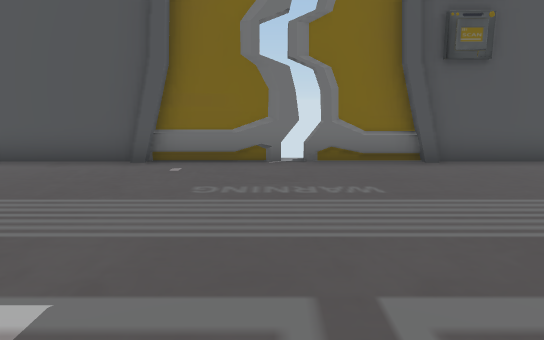
[1] (above)

14 first-person views from a walk through a Unity game level. The camera is 1.3 m above the floor, tilts 10° down and sees 70° across. The floor is counted in squares, 1 m on a side. Each view is taken from the middle of a square. On the plan, view 1 faces up. The plan holds only what a view shows up to about 16 squares ahead; the rest is blank. The player is left out. Some animated figures are left out.

[2]
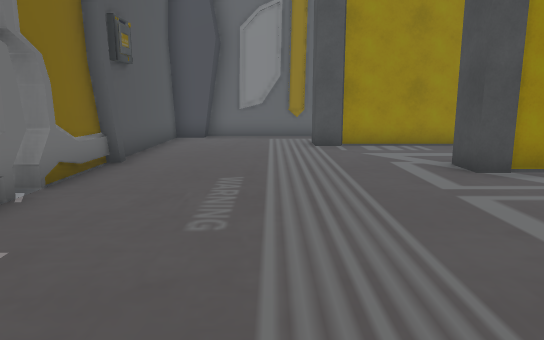

[3]
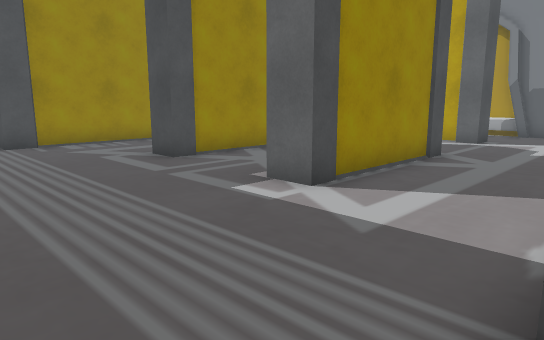

[4]
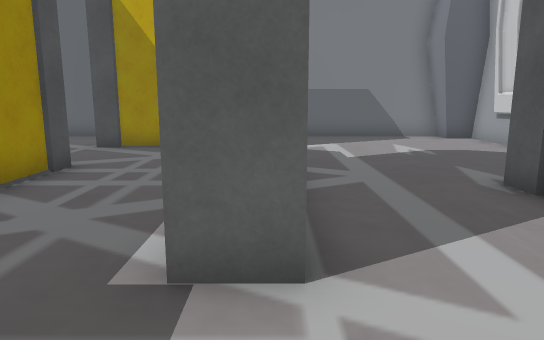

[5]
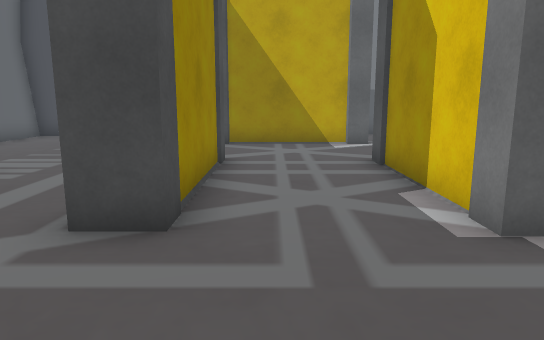

[6]
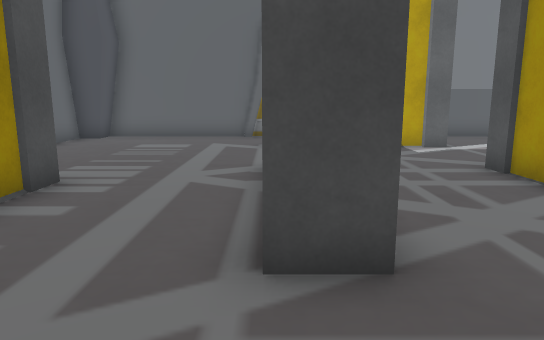

[7]
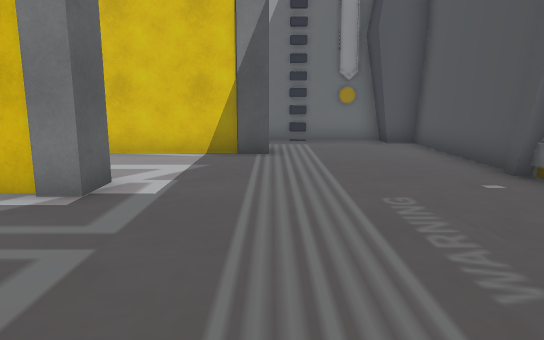

[8]
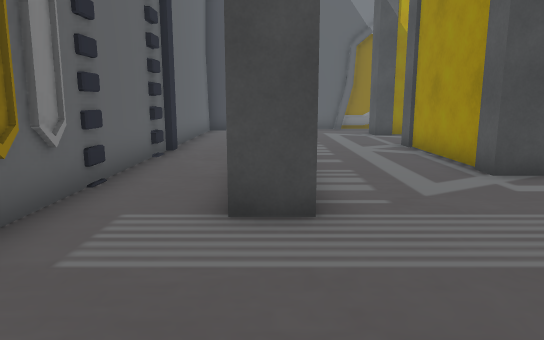

[9]
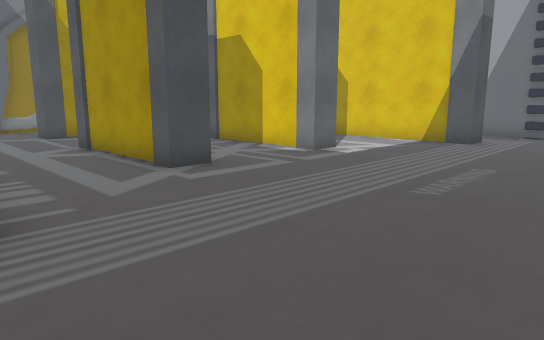

[10]
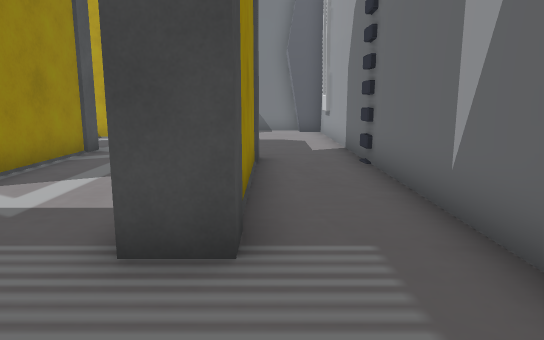

[11]
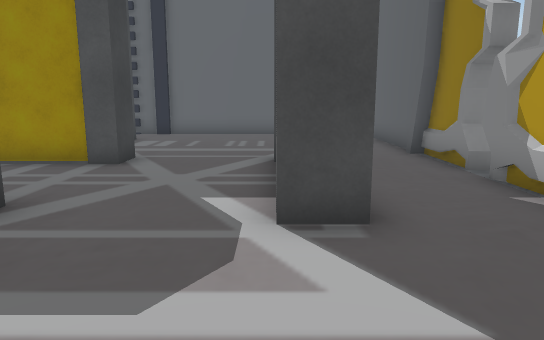

[12]
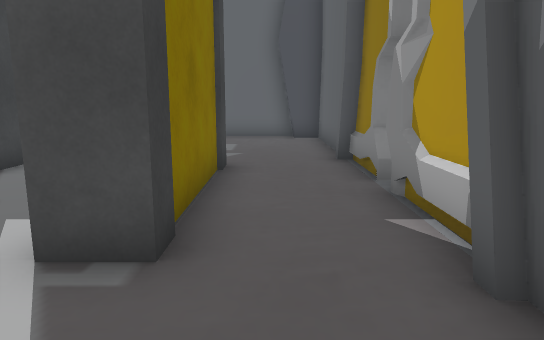

[13]
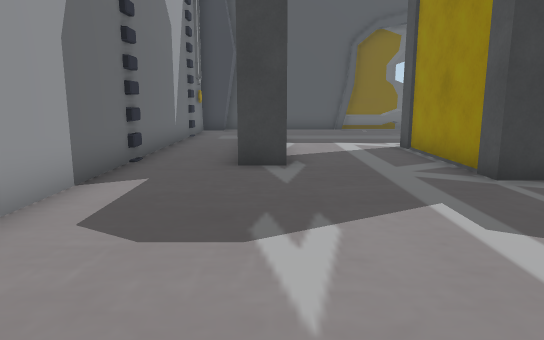

[14]
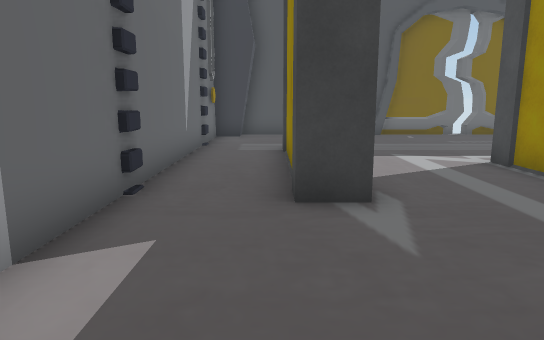

### Floor plan
Points are (right, up) in squares from view 1. A wall is a line through its corners. A room is listed if a view was taken in it or the views show most of it. See-through windows are left out.
Room 1 (views 1, 2, 3, 4, 5, 6, 7, 8, 9, 10, 11, 12, 13, 14)
walls: (2.1, 1.2) (3, 1.2) (3, -3.6) (2.1, -3.6) (2.1, 1.2); (-1.3, 1.5) (-1.3, -3.6) (-2.2, -3.6) (-2.2, 1.2) (-1.1, 1.2); (6.6, -2.4) (6.6, 3.7) (7.5, 3.7); (3, -7.1) (3, -8) (-2, -8) (-2, -7.1) (3, -7.1); (-5.8, -2.1) (-6.7, -2.1) (-6.7, 3.9) (-5.8, 3.9) (-5.8, -2.1); (9.8, -2.4) (9.8, 7.2) (8.9, 7.2) (8.9, 8.5) (1, 8.5); (9.7, -3) (9.7, -2.4); (0.6, 8.5) (-8, 8.5) (-8, 7.6); (3.5, 8.3) (3, 8.3) (3, 8.7); (1.3, -10.7) (8.9, -10.7) (8.9, -9.7); (3.5, -10.5) (4, -10.5); (-2.2, 8.3) (-3, 8.3); (-2.5, -10.5) (-1.9, -10.5); (-2.5, 8.7) (-2.5, 8.2); (8.9, -9.6) (9.8, -9.6); (9.8, 7.4) (9, 7.4); (-8, 7.4) (-9.1, 7.4); (9.8, -9.7) (9.8, -2.9); (-8, -9.7) (-8, -10.8); (-9.1, -9.6) (-8, -9.6); (-9.1, 7.6) (-9.1, -9.7); (-8.2, -10.7) (1, -10.7)
low walls: (0.2, 8.5) (-0.8, 8.7); (2, 8.7) (1, 8.3) (1, 9); (-0.4, -10.9) (0.4, -10.6); (-0.5, -10.9) (0, -10.7); (8.9, -9.7) (9.8, -9.7); (-8, 7.6) (-9.1, 7.6); (-9.1, -9.7) (-8, -9.7)
ways out: gap at (1, -11); gap at (1, 9)

Positions as (right, up) in squares from view 1, and headings:
1: (0, 0), facing up
2: (-5, 5), facing right
3: (-6, 6), facing down-right
4: (-2, 4), facing down
5: (1, 5), facing down
6: (3, 4), facing down
7: (4, 4), facing left
8: (7, 8), facing down
9: (7, 8), facing down-left
10: (-7, 7), facing down
11: (-6, -7), facing right
12: (-5, -9), facing right
13: (-6, -10), facing up
14: (-7, -7), facing up
